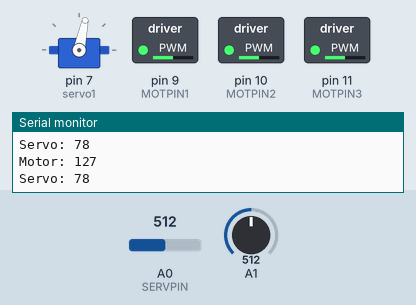
Simulated run of this sketch. Board: Arduino Uno, built with avr-gcc and run on an emulated ATmega328P. Shown: servo, switched loads named in the sketch (green lamp = pin HIGH), the last lines printed to the serial monitor. The inputs (shaded band) are chosen by the test bench; at power-on: A0 (SERVPIN) = 512, A1 = 512.

Above: at 1.2 s.
1.3 s: A0 (SERVPIN) set to 746
At 1.9 s:
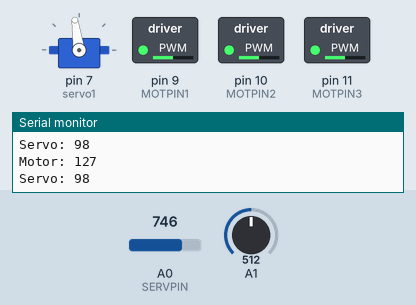
2.8 s: A0 (SERVPIN) set to 778
At 3.7 s:
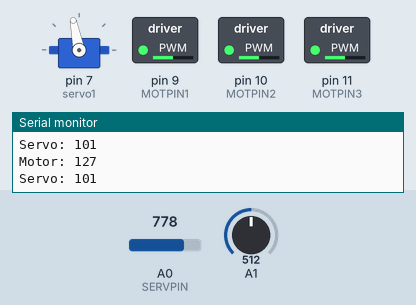
4.3 s: A1 set to 420
At 4.7 s:
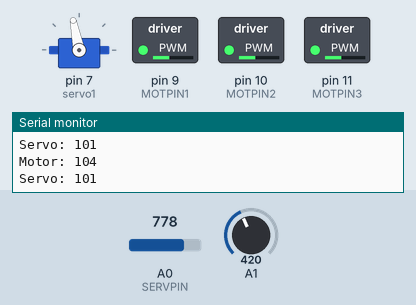
5.8 s: A1 set to 386
At 6.9 s:
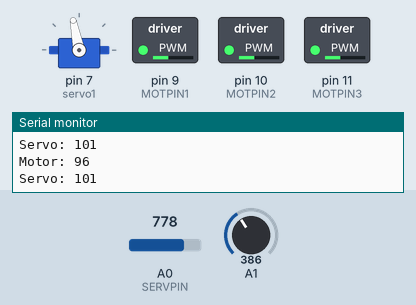
8.8 s: A0 (SERVPIN) set to 1023
At 9.7 s:
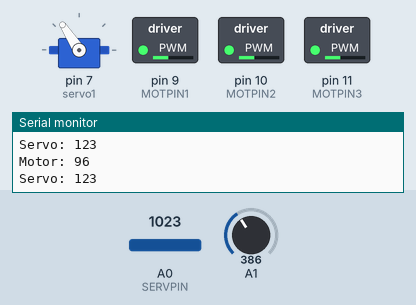
10.3 s: A1 set to 716
At 11.5 s:
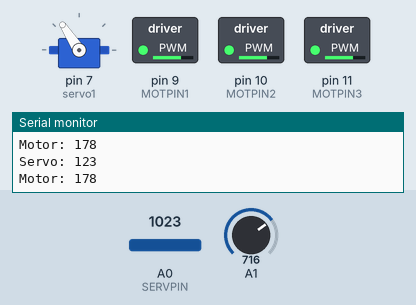
Timing chart, 0 to 12.8 s (numbered marks = the images above; inputs shaded):
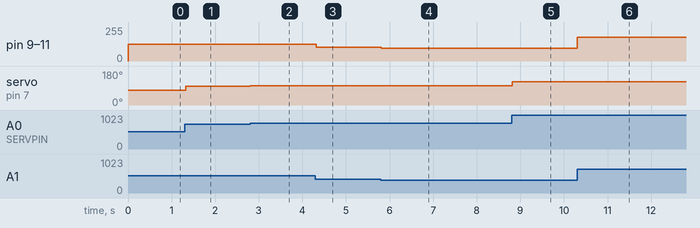

The sketch:

car.ino
```cpp
#include <Servo.h>
#define MOTPIN1 9
#define MOTPIN2 10
#define MOTPIN3 11
#define SERVPIN 0

Servo servo1;

void setup() {
  servo1.attach(7);
  pinMode(9, OUTPUT);
  Serial.begin(9600);
}

void servo(int &serval){
  serval = analogRead(SERVPIN);
  serval = map(serval, 0, 1023, 33, 123);
  servo1.write(serval);
  Serial.print("Servo: ");
  Serial.println(serval);
}

void motor(int &motval){
  motval = analogRead(1);
  motval = map(motval, 0, 1023, 0, 255);
  analogWrite(MOTPIN1, motval);
  analogWrite(MOTPIN2,motval);
  analogWrite(MOTPIN3,motval);
  Serial.print("Motor: ");
  Serial.println(motval);
}

void loop() {
  int serval;
  int motval;
  servo(serval);
  motor(motval);
}
```

Measured:
- after the input at 1.3 s, servo on pin 7 (servo1): 78° → 98° at once
- after the input at 2.8 s, servo on pin 7 (servo1): 98° → 101° at once
- after the input at 4.3 s, pin 9 (MOTPIN1), pin 10 (MOTPIN2), pin 11 (MOTPIN3): 127/255 → 104/255 at once
- after the input at 5.8 s, pin 9 (MOTPIN1), pin 10 (MOTPIN2), pin 11 (MOTPIN3): 104/255 → 96/255 at once
- after the input at 8.8 s, servo on pin 7 (servo1): 101° → 123° at once
- after the input at 10.3 s, pin 9 (MOTPIN1), pin 10 (MOTPIN2), pin 11 (MOTPIN3): 96/255 → 178/255 at once
